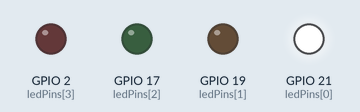
This sketch was run on a simulated ESP32. Shown: output pins drawn as LEDs (lit = HIGH).

Above: at 0.2 s.
At 1.2 s:
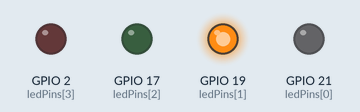
At 2.2 s:
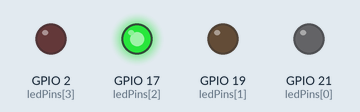
At 3.2 s:
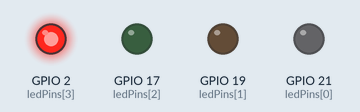
At 4.7 s:
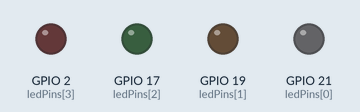
Timing chart, 0 to 5.2 s (numbered marks = the images above):
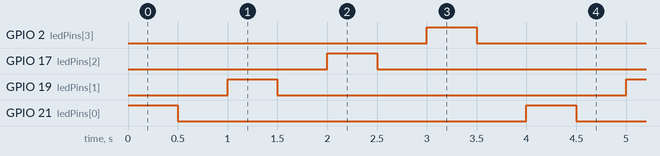

The sketch:

sketch.ino
```cpp
const int ledPins[] = {21, 19, 17, 2};
const int numLeds = sizeof(ledPins) / sizeof(ledPins[0]);
const int espera = 500;

void setup() {

}

void loop() {
  for (int i = 0; i < numLeds; i++) {
    pinMode(ledPins[i], OUTPUT);
    digitalWrite(ledPins[i], HIGH);
    delay(espera);
    digitalWrite(ledPins[i], LOW);
    delay(espera);
  }
}
```

Measured:
- by itself, GPIO 2 (ledPins[3]), GPIO 17 (ledPins[2]), GPIO 19 (ledPins[1]), GPIO 21 (ledPins[0]): alternates HIGH for 0.50 s and LOW for 3.5 s
